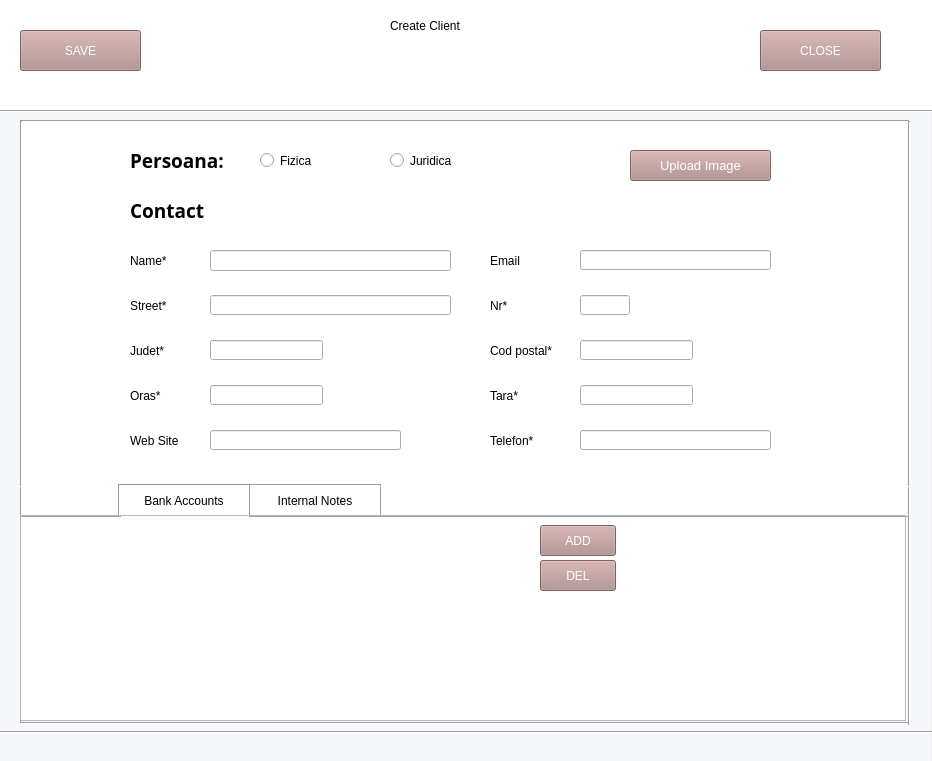
<?xml version="1.0" encoding="UTF-8"?>
<ui version="4.0">
 <class>CreateClientForm</class>
 <widget class="QWidget" name="CreateClientForm">
  <property name="geometry">
   <rect>
    <x>0</x>
    <y>0</y>
    <width>932</width>
    <height>761</height>
   </rect>
  </property>
  <property name="windowTitle">
   <string>Form</string>
  </property>
  <widget class="QLabel" name="background_color">
   <property name="geometry">
    <rect>
     <x>0</x>
     <y>0</y>
     <width>931</width>
     <height>761</height>
    </rect>
   </property>
   <property name="styleSheet">
    <string notr="true">background-color: rgb(246, 247, 250);</string>
   </property>
   <property name="text">
    <string/>
   </property>
  </widget>
  <widget class="QPushButton" name="save_button">
   <property name="geometry">
    <rect>
     <x>20</x>
     <y>30</y>
     <width>121</width>
     <height>41</height>
    </rect>
   </property>
   <property name="styleSheet">
    <string notr="true">background-color: rgb(174, 139, 137);
color: rgb(255, 255, 255);
font: 75 14pt &quot;MS Shell Dlg 2&quot;;</string>
   </property>
   <property name="text">
    <string>SAVE</string>
   </property>
  </widget>
  <widget class="QLabel" name="kanban_bg_color">
   <property name="geometry">
    <rect>
     <x>20</x>
     <y>120</y>
     <width>887</width>
     <height>601</height>
    </rect>
   </property>
   <property name="styleSheet">
    <string notr="true">background-color: rgb(255, 255, 255);</string>
   </property>
   <property name="text">
    <string/>
   </property>
  </widget>
  <widget class="Line" name="line">
   <property name="geometry">
    <rect>
     <x>20</x>
     <y>120</y>
     <width>889</width>
     <height>3</height>
    </rect>
   </property>
   <property name="orientation">
    <enum>Qt::Horizontal</enum>
   </property>
  </widget>
  <widget class="Line" name="line_2">
   <property name="geometry">
    <rect>
     <x>20</x>
     <y>121</y>
     <width>3</width>
     <height>602</height>
    </rect>
   </property>
   <property name="orientation">
    <enum>Qt::Vertical</enum>
   </property>
  </widget>
  <widget class="Line" name="line_3">
   <property name="geometry">
    <rect>
     <x>20</x>
     <y>722</y>
     <width>889</width>
     <height>3</height>
    </rect>
   </property>
   <property name="orientation">
    <enum>Qt::Horizontal</enum>
   </property>
  </widget>
  <widget class="Line" name="line_4">
   <property name="geometry">
    <rect>
     <x>908</x>
     <y>121</y>
     <width>3</width>
     <height>604</height>
    </rect>
   </property>
   <property name="orientation">
    <enum>Qt::Vertical</enum>
   </property>
  </widget>
  <widget class="Line" name="line_5">
   <property name="geometry">
    <rect>
     <x>0</x>
     <y>110</y>
     <width>1000</width>
     <height>3</height>
    </rect>
   </property>
   <property name="orientation">
    <enum>Qt::Horizontal</enum>
   </property>
  </widget>
  <widget class="Line" name="line_6">
   <property name="geometry">
    <rect>
     <x>-30</x>
     <y>731</y>
     <width>1000</width>
     <height>3</height>
    </rect>
   </property>
   <property name="orientation">
    <enum>Qt::Horizontal</enum>
   </property>
  </widget>
  <widget class="QLabel" name="antet_color">
   <property name="geometry">
    <rect>
     <x>-20</x>
     <y>0</y>
     <width>971</width>
     <height>111</height>
    </rect>
   </property>
   <property name="styleSheet">
    <string notr="true">background-color: rgb(255, 255, 255);</string>
   </property>
   <property name="text">
    <string/>
   </property>
  </widget>
  <widget class="QLabel" name="label">
   <property name="geometry">
    <rect>
     <x>390</x>
     <y>10</y>
     <width>131</width>
     <height>31</height>
    </rect>
   </property>
   <property name="styleSheet">
    <string notr="true">font: 63 14pt &quot;Lucida Bright&quot;;</string>
   </property>
   <property name="text">
    <string>Create Client</string>
   </property>
  </widget>
  <widget class="QRadioButton" name="rb_fizica">
   <property name="geometry">
    <rect>
     <x>260</x>
     <y>145</y>
     <width>101</width>
     <height>31</height>
    </rect>
   </property>
   <property name="styleSheet">
    <string notr="true">font: 63 14pt &quot;Lucida Bright&quot;;</string>
   </property>
   <property name="text">
    <string>Fizica</string>
   </property>
  </widget>
  <widget class="QRadioButton" name="rb_juridica">
   <property name="geometry">
    <rect>
     <x>390</x>
     <y>145</y>
     <width>131</width>
     <height>31</height>
    </rect>
   </property>
   <property name="styleSheet">
    <string notr="true">font: 63 14pt &quot;Lucida Bright&quot;;</string>
   </property>
   <property name="text">
    <string>Juridica</string>
   </property>
  </widget>
  <widget class="QLabel" name="label_2">
   <property name="geometry">
    <rect>
     <x>130</x>
     <y>145</y>
     <width>121</width>
     <height>31</height>
    </rect>
   </property>
   <property name="font">
    <font>
     <family>Lucida Bright</family>
     <pointsize>14</pointsize>
     <weight>75</weight>
     <bold>true</bold>
    </font>
   </property>
   <property name="styleSheet">
    <string notr="true"/>
   </property>
   <property name="text">
    <string>Persoana:</string>
   </property>
  </widget>
  <widget class="QLabel" name="street_label">
   <property name="geometry">
    <rect>
     <x>130</x>
     <y>290</y>
     <width>61</width>
     <height>31</height>
    </rect>
   </property>
   <property name="styleSheet">
    <string notr="true">font: 11pt &quot;MS Shell Dlg 2&quot;;</string>
   </property>
   <property name="text">
    <string>Street*</string>
   </property>
  </widget>
  <widget class="QLabel" name="judet_label">
   <property name="geometry">
    <rect>
     <x>130</x>
     <y>335</y>
     <width>51</width>
     <height>31</height>
    </rect>
   </property>
   <property name="styleSheet">
    <string notr="true">font: 11pt &quot;MS Shell Dlg 2&quot;;</string>
   </property>
   <property name="text">
    <string>Judet*</string>
   </property>
  </widget>
  <widget class="QLabel" name="country_label">
   <property name="geometry">
    <rect>
     <x>490</x>
     <y>380</y>
     <width>51</width>
     <height>31</height>
    </rect>
   </property>
   <property name="styleSheet">
    <string notr="true">font: 11pt &quot;MS Shell Dlg 2&quot;;</string>
   </property>
   <property name="text">
    <string>Tara*</string>
   </property>
  </widget>
  <widget class="QLabel" name="nr_street_label">
   <property name="geometry">
    <rect>
     <x>490</x>
     <y>290</y>
     <width>41</width>
     <height>31</height>
    </rect>
   </property>
   <property name="styleSheet">
    <string notr="true">font: 11pt &quot;MS Shell Dlg 2&quot;;</string>
   </property>
   <property name="text">
    <string>Nr*</string>
   </property>
  </widget>
  <widget class="QLabel" name="cod_postal">
   <property name="geometry">
    <rect>
     <x>490</x>
     <y>335</y>
     <width>111</width>
     <height>31</height>
    </rect>
   </property>
   <property name="styleSheet">
    <string notr="true">font: 11pt &quot;MS Shell Dlg 2&quot;;</string>
   </property>
   <property name="text">
    <string>Cod postal*</string>
   </property>
  </widget>
  <widget class="QLabel" name="oras_label">
   <property name="geometry">
    <rect>
     <x>130</x>
     <y>380</y>
     <width>61</width>
     <height>31</height>
    </rect>
   </property>
   <property name="styleSheet">
    <string notr="true">font: 11pt &quot;MS Shell Dlg 2&quot;;</string>
   </property>
   <property name="text">
    <string>Oras*</string>
   </property>
  </widget>
  <widget class="QLabel" name="telefon_label">
   <property name="geometry">
    <rect>
     <x>490</x>
     <y>425</y>
     <width>71</width>
     <height>31</height>
    </rect>
   </property>
   <property name="styleSheet">
    <string notr="true">font: 11pt &quot;MS Shell Dlg 2&quot;;</string>
   </property>
   <property name="text">
    <string>Telefon*</string>
   </property>
  </widget>
  <widget class="QLabel" name="web_site_label">
   <property name="geometry">
    <rect>
     <x>130</x>
     <y>425</y>
     <width>81</width>
     <height>31</height>
    </rect>
   </property>
   <property name="styleSheet">
    <string notr="true">font: 11pt &quot;MS Shell Dlg 2&quot;;</string>
   </property>
   <property name="text">
    <string>Web Site</string>
   </property>
  </widget>
  <widget class="QLabel" name="web_site_label_2">
   <property name="geometry">
    <rect>
     <x>490</x>
     <y>245</y>
     <width>61</width>
     <height>31</height>
    </rect>
   </property>
   <property name="styleSheet">
    <string notr="true">font: 11pt &quot;MS Shell Dlg 2&quot;;</string>
   </property>
   <property name="text">
    <string>Email</string>
   </property>
  </widget>
  <widget class="QLineEdit" name="street_input">
   <property name="geometry">
    <rect>
     <x>210</x>
     <y>295</y>
     <width>241</width>
     <height>20</height>
    </rect>
   </property>
   <property name="minimumSize">
    <size>
     <width>100</width>
     <height>0</height>
    </size>
   </property>
   <property name="styleSheet">
    <string notr="true">font: 10pt &quot;MS Shell Dlg 2&quot;;</string>
   </property>
   <property name="text">
    <string/>
   </property>
  </widget>
  <widget class="QLineEdit" name="judet_input">
   <property name="geometry">
    <rect>
     <x>210</x>
     <y>340</y>
     <width>113</width>
     <height>20</height>
    </rect>
   </property>
   <property name="minimumSize">
    <size>
     <width>100</width>
     <height>0</height>
    </size>
   </property>
   <property name="styleSheet">
    <string notr="true">font: 10pt &quot;MS Shell Dlg 2&quot;;</string>
   </property>
   <property name="text">
    <string/>
   </property>
  </widget>
  <widget class="QLineEdit" name="country_input">
   <property name="geometry">
    <rect>
     <x>580</x>
     <y>385</y>
     <width>113</width>
     <height>20</height>
    </rect>
   </property>
   <property name="minimumSize">
    <size>
     <width>100</width>
     <height>0</height>
    </size>
   </property>
   <property name="styleSheet">
    <string notr="true">font: 10pt &quot;MS Shell Dlg 2&quot;;</string>
   </property>
   <property name="text">
    <string/>
   </property>
  </widget>
  <widget class="QLineEdit" name="nr_street_input">
   <property name="geometry">
    <rect>
     <x>580</x>
     <y>295</y>
     <width>50</width>
     <height>20</height>
    </rect>
   </property>
   <property name="minimumSize">
    <size>
     <width>50</width>
     <height>0</height>
    </size>
   </property>
   <property name="maximumSize">
    <size>
     <width>50</width>
     <height>16777215</height>
    </size>
   </property>
   <property name="styleSheet">
    <string notr="true">font: 10pt &quot;MS Shell Dlg 2&quot;;</string>
   </property>
   <property name="text">
    <string/>
   </property>
  </widget>
  <widget class="QLineEdit" name="zip_code_input">
   <property name="geometry">
    <rect>
     <x>580</x>
     <y>340</y>
     <width>113</width>
     <height>20</height>
    </rect>
   </property>
   <property name="minimumSize">
    <size>
     <width>100</width>
     <height>0</height>
    </size>
   </property>
   <property name="styleSheet">
    <string notr="true">font: 10pt &quot;MS Shell Dlg 2&quot;;</string>
   </property>
   <property name="text">
    <string/>
   </property>
  </widget>
  <widget class="QLineEdit" name="oras_input">
   <property name="geometry">
    <rect>
     <x>210</x>
     <y>385</y>
     <width>113</width>
     <height>20</height>
    </rect>
   </property>
   <property name="minimumSize">
    <size>
     <width>100</width>
     <height>0</height>
    </size>
   </property>
   <property name="styleSheet">
    <string notr="true">font: 10pt &quot;MS Shell Dlg 2&quot;;</string>
   </property>
   <property name="text">
    <string/>
   </property>
  </widget>
  <widget class="QLineEdit" name="telefon_input">
   <property name="geometry">
    <rect>
     <x>580</x>
     <y>430</y>
     <width>191</width>
     <height>20</height>
    </rect>
   </property>
   <property name="minimumSize">
    <size>
     <width>100</width>
     <height>0</height>
    </size>
   </property>
   <property name="styleSheet">
    <string notr="true">font: 10pt &quot;MS Shell Dlg 2&quot;;</string>
   </property>
   <property name="text">
    <string/>
   </property>
  </widget>
  <widget class="QLabel" name="name_label">
   <property name="geometry">
    <rect>
     <x>130</x>
     <y>245</y>
     <width>61</width>
     <height>31</height>
    </rect>
   </property>
   <property name="styleSheet">
    <string notr="true">font: 11pt &quot;MS Shell Dlg 2&quot;;</string>
   </property>
   <property name="text">
    <string>Name*</string>
   </property>
  </widget>
  <widget class="QLineEdit" name="name_input">
   <property name="geometry">
    <rect>
     <x>210</x>
     <y>250</y>
     <width>241</width>
     <height>21</height>
    </rect>
   </property>
   <property name="minimumSize">
    <size>
     <width>100</width>
     <height>0</height>
    </size>
   </property>
   <property name="styleSheet">
    <string notr="true">font: 10pt &quot;MS Shell Dlg 2&quot;;</string>
   </property>
   <property name="inputMask">
    <string/>
   </property>
   <property name="text">
    <string/>
   </property>
   <property name="placeholderText">
    <string/>
   </property>
  </widget>
  <widget class="QLabel" name="street_label_2">
   <property name="geometry">
    <rect>
     <x>130</x>
     <y>195</y>
     <width>91</width>
     <height>31</height>
    </rect>
   </property>
   <property name="font">
    <font>
     <family>Lucida Bright</family>
     <pointsize>14</pointsize>
     <weight>75</weight>
     <italic>false</italic>
     <bold>true</bold>
    </font>
   </property>
   <property name="mouseTracking">
    <bool>false</bool>
   </property>
   <property name="styleSheet">
    <string notr="true"/>
   </property>
   <property name="text">
    <string>Contact</string>
   </property>
  </widget>
  <widget class="QLineEdit" name="email_input">
   <property name="geometry">
    <rect>
     <x>580</x>
     <y>250</y>
     <width>191</width>
     <height>20</height>
    </rect>
   </property>
   <property name="minimumSize">
    <size>
     <width>100</width>
     <height>0</height>
    </size>
   </property>
   <property name="styleSheet">
    <string notr="true">font: 10pt &quot;MS Shell Dlg 2&quot;;</string>
   </property>
   <property name="text">
    <string/>
   </property>
  </widget>
  <widget class="QLineEdit" name="web_site_input">
   <property name="geometry">
    <rect>
     <x>210</x>
     <y>430</y>
     <width>191</width>
     <height>20</height>
    </rect>
   </property>
   <property name="minimumSize">
    <size>
     <width>100</width>
     <height>0</height>
    </size>
   </property>
   <property name="styleSheet">
    <string notr="true">font: 10pt &quot;MS Shell Dlg 2&quot;;</string>
   </property>
   <property name="text">
    <string/>
   </property>
  </widget>
  <widget class="QLabel" name="label_9">
   <property name="geometry">
    <rect>
     <x>492</x>
     <y>171</y>
     <width>100</width>
     <height>16</height>
    </rect>
   </property>
   <property name="minimumSize">
    <size>
     <width>100</width>
     <height>0</height>
    </size>
   </property>
   <property name="text">
    <string/>
   </property>
  </widget>
  <widget class="QPushButton" name="close_button">
   <property name="geometry">
    <rect>
     <x>760</x>
     <y>30</y>
     <width>121</width>
     <height>41</height>
    </rect>
   </property>
   <property name="styleSheet">
    <string notr="true">background-color: rgb(174, 139, 137);
color: rgb(255, 255, 255);
font: 75 14pt &quot;MS Shell Dlg 2&quot;;</string>
   </property>
   <property name="text">
    <string>CLOSE</string>
   </property>
  </widget>
  <widget class="QLabel" name="internal_notes">
   <property name="geometry">
    <rect>
     <x>249</x>
     <y>484</y>
     <width>132</width>
     <height>33</height>
    </rect>
   </property>
   <property name="styleSheet">
    <string notr="true">font: 11pt &quot;MS Shell Dlg 2&quot;;
border-top: 1px solid;
border-top-color:rgb(160,160,160);
border-left: 1px solid;
border-left-color: rgb(160,160,160);
border-right: 1px solid;
border-right-color: rgb(160,160,160);
border-bottom: 1px solid;
border-bottom-color: rgb(160,160,160);</string>
   </property>
   <property name="text">
    <string>Internal Notes</string>
   </property>
   <property name="alignment">
    <set>Qt::AlignCenter</set>
   </property>
  </widget>
  <widget class="QLabel" name="label_5">
   <property name="geometry">
    <rect>
     <x>20</x>
     <y>486</y>
     <width>101</width>
     <height>31</height>
    </rect>
   </property>
   <property name="styleSheet">
    <string notr="true">font: 11pt &quot;MS Shell Dlg 2&quot;;
border-top: 1px solid white;
border-bottom: 1px solid;
border-bottom-color: rgb(160,160,160);</string>
   </property>
   <property name="text">
    <string/>
   </property>
  </widget>
  <widget class="QLabel" name="label_6">
   <property name="geometry">
    <rect>
     <x>379</x>
     <y>486</y>
     <width>530</width>
     <height>31</height>
    </rect>
   </property>
   <property name="styleSheet">
    <string notr="true">font: 11pt &quot;MS Shell Dlg 2&quot;;
border-top: 1px solid white;
border-bottom: 1px solid;
border-bottom-color: rgb(160,160,160);</string>
   </property>
   <property name="text">
    <string/>
   </property>
  </widget>
  <widget class="QLabel" name="image">
   <property name="geometry">
    <rect>
     <x>795</x>
     <y>130</y>
     <width>100</width>
     <height>100</height>
    </rect>
   </property>
   <property name="text">
    <string/>
   </property>
  </widget>
  <widget class="QPushButton" name="btn_upload_image">
   <property name="geometry">
    <rect>
     <x>630</x>
     <y>150</y>
     <width>141</width>
     <height>31</height>
    </rect>
   </property>
   <property name="font">
    <font>
     <pointsize>10</pointsize>
     <weight>1</weight>
     <italic>false</italic>
     <bold>false</bold>
    </font>
   </property>
   <property name="styleSheet">
    <string notr="true">background-color: rgb(174, 139, 137);
color: rgb(255, 255, 255);
font: 50 8 &quot;MS Shell Dlg 2&quot;;</string>
   </property>
   <property name="text">
    <string>Upload Image</string>
   </property>
  </widget>
  <widget class="QPushButton" name="pushButton_2">
   <property name="geometry">
    <rect>
     <x>118</x>
     <y>484</y>
     <width>132</width>
     <height>33</height>
    </rect>
   </property>
   <property name="styleSheet">
    <string notr="true">font: 11pt &quot;MS Shell Dlg 2&quot;;
border-top: 1px solid;
border-top-color: rgb(174, 139, 137);
border-left: 1px solid;
border-left-color: rgb(160,160,160);
border-right: 1px solid;
border-right-color: rgb(160,160,160);</string>
   </property>
   <property name="text">
    <string>Bank Accounts</string>
   </property>
  </widget>
  <widget class="QFrame" name="frame_accounting">
   <property name="geometry">
    <rect>
     <x>20</x>
     <y>515</y>
     <width>886</width>
     <height>206</height>
    </rect>
   </property>
   <property name="baseSize">
    <size>
     <width>0</width>
     <height>1</height>
    </size>
   </property>
   <property name="frameShape">
    <enum>QFrame::StyledPanel</enum>
   </property>
   <property name="frameShadow">
    <enum>QFrame::Raised</enum>
   </property>
   <property name="midLineWidth">
    <number>0</number>
   </property>
  </widget>
  <widget class="QPushButton" name="add_acc">
   <property name="enabled">
    <bool>true</bool>
   </property>
   <property name="geometry">
    <rect>
     <x>540</x>
     <y>525</y>
     <width>76</width>
     <height>31</height>
    </rect>
   </property>
   <property name="styleSheet">
    <string notr="true">background-color: rgb(174, 139, 137);
color: rgb(255, 255, 255);
font: 75 12pt &quot;MS Shell Dlg 2&quot;;</string>
   </property>
   <property name="text">
    <string>ADD</string>
   </property>
  </widget>
  <widget class="QPushButton" name="delete_accounting">
   <property name="enabled">
    <bool>true</bool>
   </property>
   <property name="geometry">
    <rect>
     <x>540</x>
     <y>560</y>
     <width>76</width>
     <height>31</height>
    </rect>
   </property>
   <property name="styleSheet">
    <string notr="true">background-color: rgb(174, 139, 137);
color: rgb(255, 255, 255);
font: 75 12pt &quot;MS Shell Dlg 2&quot;;</string>
   </property>
   <property name="text">
    <string>DEL</string>
   </property>
  </widget>
  <zorder>label_9</zorder>
  <zorder>background_color</zorder>
  <zorder>kanban_bg_color</zorder>
  <zorder>antet_color</zorder>
  <zorder>save_button</zorder>
  <zorder>line</zorder>
  <zorder>line_2</zorder>
  <zorder>line_3</zorder>
  <zorder>line_4</zorder>
  <zorder>line_5</zorder>
  <zorder>line_6</zorder>
  <zorder>label</zorder>
  <zorder>rb_fizica</zorder>
  <zorder>rb_juridica</zorder>
  <zorder>label_2</zorder>
  <zorder>street_label</zorder>
  <zorder>judet_label</zorder>
  <zorder>country_label</zorder>
  <zorder>nr_street_label</zorder>
  <zorder>cod_postal</zorder>
  <zorder>oras_label</zorder>
  <zorder>telefon_label</zorder>
  <zorder>web_site_label</zorder>
  <zorder>web_site_label_2</zorder>
  <zorder>street_input</zorder>
  <zorder>judet_input</zorder>
  <zorder>country_input</zorder>
  <zorder>nr_street_input</zorder>
  <zorder>zip_code_input</zorder>
  <zorder>oras_input</zorder>
  <zorder>telefon_input</zorder>
  <zorder>name_label</zorder>
  <zorder>name_input</zorder>
  <zorder>street_label_2</zorder>
  <zorder>email_input</zorder>
  <zorder>web_site_input</zorder>
  <zorder>close_button</zorder>
  <zorder>internal_notes</zorder>
  <zorder>label_5</zorder>
  <zorder>label_6</zorder>
  <zorder>image</zorder>
  <zorder>btn_upload_image</zorder>
  <zorder>pushButton_2</zorder>
  <zorder>frame_accounting</zorder>
  <zorder>add_acc</zorder>
  <zorder>delete_accounting</zorder>
 </widget>
 <resources/>
 <connections/>
</ui>
